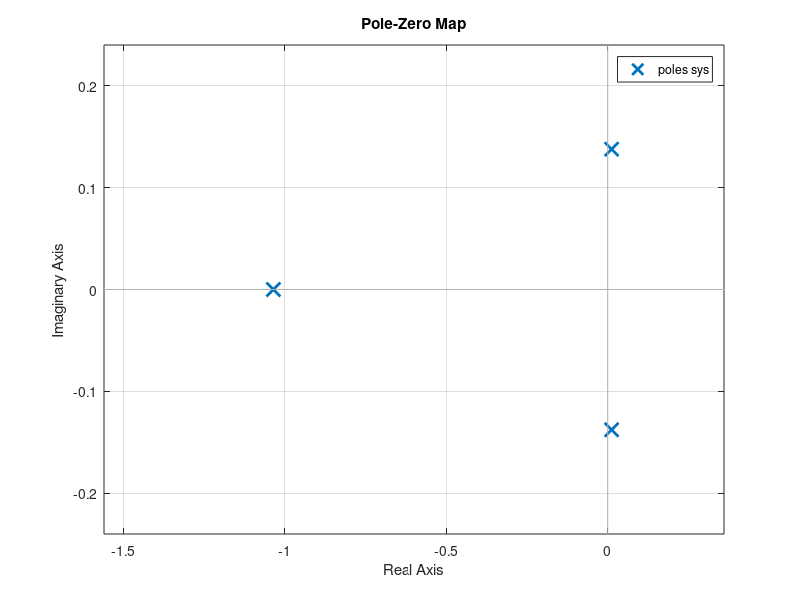
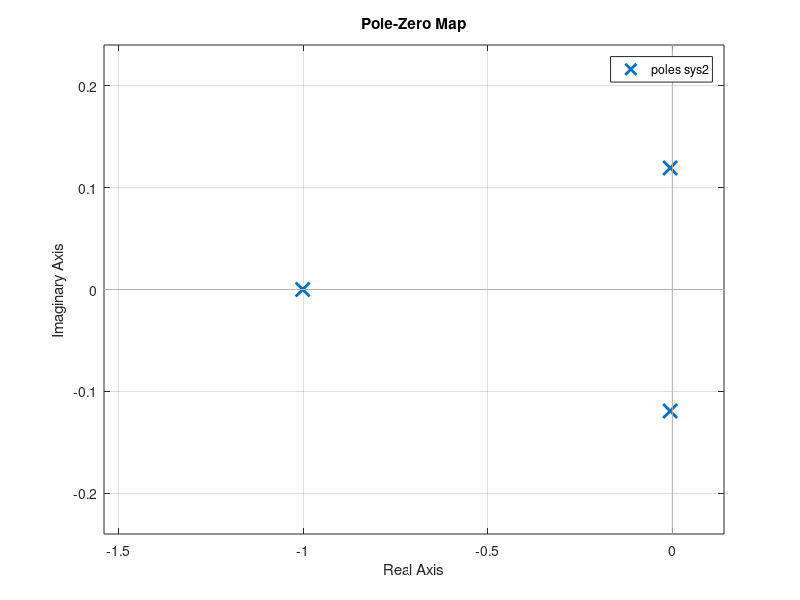

MATLAB code to generate these figures, in order:
V = 46.3; % velocity
W=9.81*9979; %weight
R=8.18; %rotor diameter
Iyy=94475; %moment of inertia
gamma=7.889; % lock number
sigma=0.082; % solidity
SFP=2.13; % equivalent fuselage area
cd=0.019; % drag coeff
cla=5.73; % lift curve slope
l = 0;
Area = 3.14159.*R.*R; %area
v_tip = 220.98; % tip velocity
h=.744;
rho = 1.225;
mu=W./(9.81.*rho.*sigma.*Area.*R);
iB= Iyy./(W.*R.*R./9.81);
d0=SFP./(sigma.*Area);
nu0 = sqrt(W./(2.*rho.*Area));
Vcap = V./v_tip;
Vbar=V./nu0;
wc=W./(rho.*sigma.*Area.*v_tip.*v_tip);
tcD=wc;
tc=wc;
mu=V./v_tip;
hcD=0.25.*mu.*cd;
nui0bar=sqrt(-0.5.*Vbar.*Vbar+sqrt(0.25.*Vbar.*Vbar.*Vbar.*Vbar+1));
nuibar=nui0bar;
lambdai = nui0bar.*nu0./v_tip;
alfaD=(-0.5.*Vcap.*Vcap.*d0+hcD)./tcD;
lambdaD=Vcap.*sin(alfaD)-lambdai;
mu=Vcap.*cos(alfaD);
theta0=((4.*tcD./cla)-lambdaD.*(1-0.5.*mu.*mu)./(1+1.5.*mu.*mu)).*1.5.*(1+1.5.*mu.*mu)./(1-mu.*mu+2.25.*mu.*mu.*mu.*mu);
a1=2.*mu.*(1.33.*theta0+lambdaD)./(1+1.5.*mu.*mu);
hcD=0.25.*mu.*cd;
B1=a1+hcD./wc;
a1s=a1-B1;
alfaNF=alfaD-a1;
% differential equations
dlambdai_dmu=(2.*mu.*theta0+alfaNF-((4.*tc)./(cla.*lambdai)).*Vbar.*nuibar.*nuibar.*nuibar)./(1+(4./cla).*(tc./lambdai).*(1+nuibar.*nuibar.*nuibar.*nuibar));

dlambda_dmu=alfaNF-dlambdai_dmu; 
da1_dmu=a1./mu-(2.*mu.*dlambda_dmu)./(1-0.5.*mu.*mu);

dtc_dmu=(2.*mu.*theta0+alfaNF+(Vbar.*nuibar.*nuibar.*nuibar)./(1+nuibar.*nuibar.*nuibar.*nuibar))./((4./cla)+(lambdai./tc)./(1+nuibar.*nuibar.*nuibar.*nuibar));

dhcd_dmu=0.25.*cd;
da1_dw=2.*mu./((1-0.5.*mu.*mu).*(1+0.25.*cla.*lambdai./tc+nuibar.*nuibar.*nuibar.*nuibar));
dtc_dw=0.25.*cla./(1+0.25.*cla.*lambdai./tc+nuibar.*nuibar.*nuibar.*nuibar);
dhcd_dw=dtc_dw.*(0.5.*a1-mu.*theta0+mu.*lambdaD./(1-0.5.*mu.*mu));
da1_dq=(-16./gamma)./(1-0.5.*mu.*mu);
dtc_dq=0.0;
dhcd_dq=0.25.*cla.*(0.5.*lambdaD+mu.*a1-mu.*mu.*theta0).*da1_dq;
% state variables for matrix A
xu=-tc.*da1_dmu-alfaD.*dtc_dmu-dhcd_dmu; 
xw=-tc.*da1_dw-alfaD.*dtc_dw-dhcd_dw; 
xq=-tc.*da1_dq-alfaD.*dtc_dq-dhcd_dq;
zu=-dtc_dmu; 
zw=-dtc_dw; 
zq=-dtc_dq;
 % moment state variables for matrix a
mup=-(l-h.*a1s).*dtc_dmu+h.*(tc.*da1_dmu+dhcd_dmu); 
mwp=-(l-h.*a1s).*dtc_dw+h.*(tc.*da1_dw+dhcd_dw);
mqp=-(l-h.*a1s).*dtc_dq+h.*(tc.*da1_dq+dhcd_dq);
mud=mu.*mup./iB; 
mw=mu.*mwp./iB;
mq=mqp./iB;
% differential equations for matrix B
da1_dB1=-mu.*da1_dw; 
dtc_dB1=-mu.*dtc_dw; 
dhcd_dB1=-mu.*dhcd_dw;

dtc_dT0=(cla./6.0).*(1+1.5.*mu.*mu)./(1+(0.25.*cla.*lambdai./tc).*(1+nuibar.*nuibar.*nuibar.*nuibar)); 
dlambdai_dT0=((lambdai./tc).*dtc_dT0)./(1+nuibar.*nuibar.*nuibar.*nuibar);

da1_dT0=((2.*mu)./(1-0.5.*mu.*mu)).*(1.33-dlambdai_dT0);
dlambdaD_dT0=mu.*da1_dT0-dlambdai_dT0; 
dhcd_dT0=(0.125.*cla).*((a1.*dlambdaD_dT0+lambdaD.*da1_dT0)-2.*mu.*(lambdaD+theta0.*dlambdaD_dT0));
% STATE VARIABLES FOR MATRIX b
xB1=dtc_dB1.*alfaD+tc.*(1+mu.*da1_dw)-dhcd_dB1; 
zB1=-dtc_dB1; 
mB1p=-(l-h.*a1s).*dtc_dB1-(tc.*h).*(1+mu.*da1_dw)+h.*dhcd_dB1; 
mB1=mu.*mB1p./iB;

xT0=-tc.*da1_dT0-alfaD.*dtc_dT0-dhcd_dT0;
zT0=-dtc_dT0;
mT0p=-(l-h.*a1s).*dtc_dT0+(tc.*h).*da1_dT0+h.*dhcd_dT0;
mT0=mu.*mT0p./iB;
tau  = 0;
% LONGITUDINAL MATRICES FULL
A1 = [xu xw -wc*cos(tau) xq;zu zw -wc*sin(0) mu+zq;0 0 0 1;mu+zu*mwp mw+zw*mwp -mwp*wc*sin(0) mq+mwp*(Vcap+zq)];
B1 = [xB1 zB1 0 mB1+mwp*zB1; xT0 zT0 0 mT0p+mwp*zT0]';
% PHUGOID APPROXIMATION MATRICES
A = [xu -wc*cos(tau) xq;0 0 1;mu+zu*mwp  -mwp*wc*sin(0) mq+mwp*(mu+zq)];
B = [xB1 0 mB1+mwp*zB1; xT0 0 mT0p+mwp*zT0]';
C = eye(3,3);
D = zeros(3,2);
sys = ss(A,B,C,D); % SYSTEM
figure(1)
pzmap(sys)
grid on
K = [0 0.3 0.013;0 0 0];
A2 = A+B*K;
figure(2)
sys2 = ss(A2,B,C,D);
pzmap(sys2)
grid on

